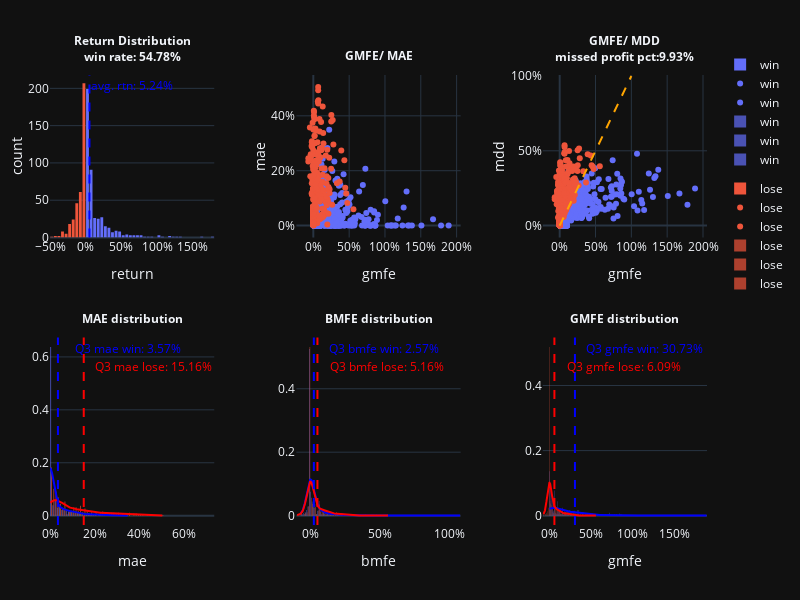

Notebook code for this chart:
### Markdown cell above
#### Examining risk with MAE MFE analysis, try to improve it by adding stop loss

### Code cell
adjusted_tw3factor._plot_maemfe()

# as we can see, the maximum loss for loss trades at Q3 is 15.16%, which means that the loss exceed 13% is mostly cannot recover

### Figure 1 — Plotly figure (JSON) as saved in the notebook; plotly's stock layout.template omitted (floating-point values rounded to 4 significant figures; data arrays with more than 128 entries replaced by an {"elided": "..."} marker saying what was removed)
{"data": [{"legendgroup": "win", "marker": {"color": "#636EFA"}, "name": "win", "type": "histogram", "x": {"elided": "453 float values"}, "xaxis": "x", "yaxis": "y"}, {"legendgroup": "lose", "marker": {"color": "#EF553B"}, "name": "lose", "type": "histogram", "x": {"elided": "374 float values"}, "xaxis": "x", "yaxis": "y"}, {"legendgroup": "win", "marker": {"color": "#636EFA"}, "mode": "markers", "name": "win", "type": "scatter", "x": {"elided": "453 float values"}, "xaxis": "x2", "y": {"elided": "453 float values"}, "yaxis": "y2"}, {"legendgroup": "lose", "marker": {"color": "#EF553B"}, "mode": "markers", "name": "lose", "type": "scatter", "x": {"elided": "374 float values"}, "xaxis": "x2", "y": {"elided": "374 float values"}, "yaxis": "y2"}, {"legendgroup": "win", "marker": {"color": "#636EFA"}, "mode": "markers", "name": "win", "type": "scatter", "x": {"elided": "453 float values"}, "xaxis": "x3", "y": {"elided": "453 float values"}, "yaxis": "y3"}, {"legendgroup": "lose", "marker": {"color": "#EF553B"}, "mode": "markers", "name": "lose", "type": "scatter", "x": {"elided": "374 float values"}, "xaxis": "x3", "y": {"elided": "374 float values"}, "yaxis": "y3"}, {"autobinx": false, "histnorm": "probability", "legendgroup": "win", "marker": {"color": "#636EFA", "line": {"width": 0}}, "name": "win", "opacity": 0.7, "type": "histogram", "x": {"elided": "453 float values"}, "xaxis": "x4", "xbins": {"end": 0.3495, "size": 0.01, "start": 0}, "yaxis": "y4"}, {"autobinx": false, "histnorm": "probability", "legendgroup": "lose", "marker": {"color": "#EF553B", "line": {"width": 0}}, "name": "lose", "opacity": 0.7, "type": "histogram", "x": {"elided": "374 float values"}, "xaxis": "x4", "xbins": {"end": 0.5055, "size": 0.01, "start": 0.001074}, "yaxis": "y4"}, {"legendgroup": "win", "marker": {"color": "blue", "line": {"width": 0}}, "mode": "lines", "name": "win", "showlegend": false, "type": "scatter", "x": {"elided": "500 float values"}, "xaxis": "x4", "y": {"elided": "500 float values"}, "yaxis": "y4"}, {"legendgroup": "lose", "marker": {"color": "red", "line": {"width": 0}}, "mode": "lines", "name": "lose", "showlegend": false, "type": "scatter", "x": {"elided": "500 float values"}, "xaxis": "x4", "y": {"elided": "500 float values"}, "yaxis": "y4"}, {"autobinx": false, "histnorm": "probability", "legendgroup": "win", "marker": {"color": "#636EFA", "line": {"width": 0}}, "name": "win", "opacity": 0.7, "type": "histogram", "x": {"elided": "453 float values"}, "xaxis": "x5", "xbins": {"end": 1.079, "size": 0.01, "start": -0.06977}, "yaxis": "y5"}, {"autobinx": false, "histnorm": "probability", "legendgroup": "lose", "marker": {"color": "#EF553B", "line": {"width": 0}}, "name": "lose", "opacity": 0.7, "type": "histogram", "x": {"elided": "374 float values"}, "xaxis": "x5", "xbins": {"end": 0.5597, "size": 0.01, "start": -0.09396}, "yaxis": "y5"}, {"legendgroup": "win", "marker": {"color": "blue", "line": {"width": 0}}, "mode": "lines", "name": "win", "showlegend": false, "type": "scatter", "x": {"elided": "500 float values"}, "xaxis": "x5", "y": {"elided": "500 float values"}, "yaxis": "y5"}, {"legendgroup": "lose", "marker": {"color": "red", "line": {"width": 0}}, "mode": "lines", "name": "lose", "showlegend": false, "type": "scatter", "x": {"elided": "500 float values"}, "xaxis": "x5", "y": {"elided": "500 float values"}, "yaxis": "y5"}, {"autobinx": false, "histnorm": "probability", "legendgroup": "win", "marker": {"color": "#636EFA", "line": {"width": 0}}, "name": "win", "opacity": 0.7, "type": "histogram", "x": {"elided": "453 float values"}, "xaxis": "x6", "xbins": {"end": 1.889, "size": 0.01, "start": 0.001224}, "yaxis": "y6"}, {"autobinx": false, "histnorm": "probability", "legendgroup": "lose", "marker": {"color": "#EF553B", "line": {"width": 0}}, "name": "lose", "opacity": 0.7, "type": "histogram", "x": {"elided": "374 float values"}, "xaxis": "x6", "xbins": {"end": 0.5597, "size": 0.01, "start": -0.06948}, "yaxis": "y6"}, {"legendgroup": "win", "marker": {"color": "blue", "line": {"width": 0}}, "mode": "lines", "name": "win", "showlegend": false, "type": "scatter", "x": {"elided": "500 float values"}, "xaxis": "x6", "y": {"elided": "500 float values"}, "yaxis": "y6"}, {"legendgroup": "lose", "marker": {"color": "red", "line": {"width": 0}}, "mode": "lines", "name": "lose", "showlegend": false, "type": "scatter", "x": {"elided": "500 float values"}, "xaxis": "x6", "y": {"elided": "500 float values"}, "yaxis": "y6"}], "layout": {"annotations": [{"font": {"color": "Blue"}, "showarrow": false, "text": "avg. rtn: 5.24%", "x": 0.05235, "xanchor": "left", "xref": "x", "y": 1, "yanchor": "top", "yref": "y domain"}, {"font": {"color": "#0000FF"}, "showarrow": false, "text": "Q3 mae win: 3.57%", "x": 0.03568, "xref": "x4", "xshift": 70, "y": 1, "yref": "y4 domain"}, {"font": {"color": "#FF0000"}, "showarrow": false, "text": "Q3 mae lose: 15.16%", "x": 0.1516, "xref": "x4", "xshift": 70, "y": 0.9, "yref": "y4 domain"}, {"font": {"color": "#0000FF"}, "showarrow": false, "text": "Q3 bmfe win: 2.57%", "x": 0.02571, "xref": "x5", "xshift": 70, "y": 1, "yref": "y5 domain"}, {"font": {"color": "#FF0000"}, "showarrow": false, "text": "Q3 bmfe lose: 5.16%", "x": 0.05155, "xref": "x5", "xshift": 70, "y": 0.9, "yref": "y5 domain"}, {"font": {"color": "#0000FF"}, "showarrow": false, "text": "Q3 gmfe win: 30.73%", "x": 0.3073, "xref": "x6", "xshift": 70, "y": 1, "yref": "y6 domain"}, {"font": {"color": "#FF0000"}, "showarrow": false, "text": "Q3 gmfe lose: 6.09%", "x": 0.06094, "xref": "x6", "xshift": 70, "y": 0.9, "yref": "y6 domain"}, {"showarrow": false, "text": "<b>Return Distribution<br>win rate: 54.78%</b>", "x": 0.5, "xref": "x domain", "y": 1, "yref": "y domain", "yshift": 45}, {"showarrow": false, "text": "<b>GMFE/ MAE</b>", "x": 0.5, "xref": "x2 domain", "y": 1, "yref": "y2 domain", "yshift": 30}, {"showarrow": false, "text": "<b>GMFE/ MDD<br>missed profit pct:9.93%</b>", "x": 0.5, "xref": "x3 domain", "y": 1, "yref": "y3 domain", "yshift": 45}, {"showarrow": false, "text": "<b>MAE distribution</b>", "x": 0.5, "xref": "x4 domain", "y": 1, "yref": "y4 domain", "yshift": 30}, {"showarrow": false, "text": "<b>BMFE distribution</b>", "x": 0.5, "xref": "x5 domain", "y": 1, "yref": "y5 domain", "yshift": 30}, {"showarrow": false, "text": "<b>GMFE distribution</b>", "x": 0.5, "xref": "x6 domain", "y": 1, "yref": "y6 domain", "yshift": 30}], "height": 600, "margin": {"b": 50, "l": 50, "r": 50, "t": 50}, "shapes": [{"line": {"color": "Blue", "dash": "dash", "width": 2}, "type": "line", "x0": 0.05235, "x1": 0.05235, "xref": "x", "y0": 0, "y1": 1, "yref": "y domain"}, {"line": {"color": "Orange", "dash": "dash", "width": 2}, "type": "line", "x0": 0, "x1": 1, "xref": "x3", "y0": 0, "y1": 1, "yref": "y3"}, {"line": {"color": "#0000FF", "dash": "dash", "width": 2}, "type": "line", "x0": 0.03568, "x1": 0.03568, "xref": "x4", "y0": 0, "y1": 1, "yref": "y4 domain"}, {"line": {"color": "#FF0000", "dash": "dash", "width": 2}, "type": "line", "x0": 0.1516, "x1": 0.1516, "xref": "x4", "y0": 0, "y1": 1, "yref": "y4 domain"}, {"line": {"color": "#0000FF", "dash": "dash", "width": 2}, "type": "line", "x0": 0.02571, "x1": 0.02571, "xref": "x5", "y0": 0, "y1": 1, "yref": "y5 domain"}, {"line": {"color": "#FF0000", "dash": "dash", "width": 2}, "type": "line", "x0": 0.05155, "x1": 0.05155, "xref": "x5", "y0": 0, "y1": 1, "yref": "y5 domain"}, {"line": {"color": "#0000FF", "dash": "dash", "width": 2}, "type": "line", "x0": 0.3073, "x1": 0.3073, "xref": "x6", "y0": 0, "y1": 1, "yref": "y6 domain"}, {"line": {"color": "#FF0000", "dash": "dash", "width": 2}, "type": "line", "x0": 0.06094, "x1": 0.06094, "xref": "x6", "y0": 0, "y1": 1, "yref": "y6 domain"}], "width": 800, "xaxis": {"anchor": "y", "domain": [0, 0.25], "tickformat": ".0%", "title": {"text": "return"}}, "xaxis2": {"anchor": "y2", "domain": [0.375, 0.625], "tickformat": ".0%", "title": {"text": "gmfe"}}, "xaxis3": {"anchor": "y3", "domain": [0.75, 1], "tickformat": ".0%", "title": {"text": "gmfe"}}, "xaxis4": {"anchor": "y4", "domain": [0, 0.25], "tickformat": ".0%", "title": {"text": "mae"}}, "xaxis5": {"anchor": "y5", "domain": [0.375, 0.625], "tickformat": ".0%", "title": {"text": "bmfe"}}, "xaxis6": {"anchor": "y6", "domain": [0.75, 1], "tickformat": ".0%", "title": {"text": "gmfe"}}, "yaxis": {"anchor": "x", "domain": [0.625, 0.95], "title": {"standoff": 2, "text": "count"}}, "yaxis2": {"anchor": "x2", "domain": [0.625, 0.95], "tickformat": ".0%", "title": {"standoff": 2, "text": "mae"}}, "yaxis3": {"anchor": "x3", "domain": [0.625, 0.95], "tickformat": ".0%", "title": {"standoff": 2, "text": "mdd"}}, "yaxis4": {"anchor": "x4", "domain": [0.05, 0.425]}, "yaxis5": {"anchor": "x5", "domain": [0.05, 0.425]}, "yaxis6": {"anchor": "x6", "domain": [0.05, 0.425]}}}
